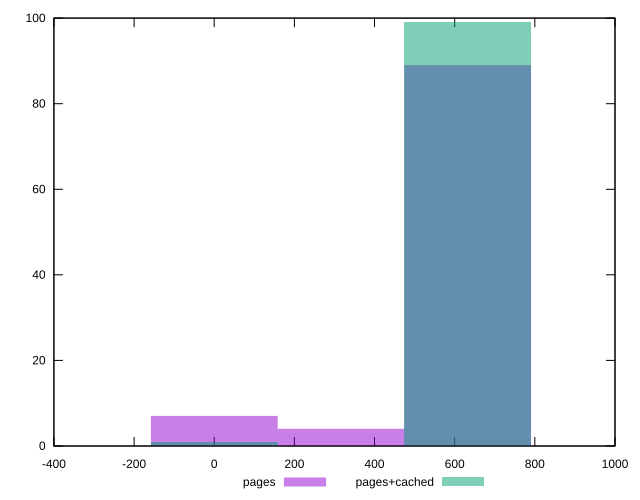

Source code (gnuplot):
reset
set terminal svg size 640, 500
set output "reprap/uses-rel-preload/comparison/histogram/1_vs_2.svg"

$pages <<EOF
0 7
632.3642113919658 89
316.1821056959829 4
EOF

$pagesCached <<EOF
0 1
632.3642113919658 99
EOF

set key outside below
set boxwidth 316.1821056959829
set yrange [0:100]
set style fill transparent solid 0.5 noborder

plot \
  $pages title "pages" with boxes, \
  $pagesCached title "pages+cached" with boxes, \


reset
